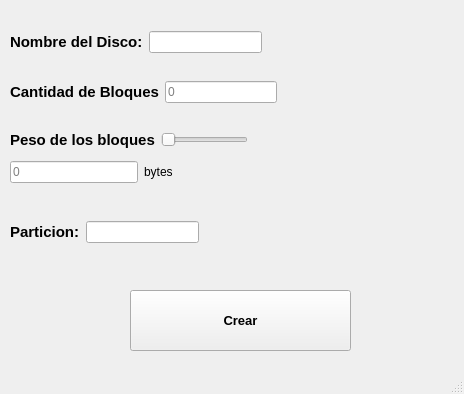
<?xml version="1.0" encoding="UTF-8"?>
<ui version="4.0">
 <class>CrearDisco</class>
 <widget class="QMainWindow" name="CrearDisco">
  <property name="geometry">
   <rect>
    <x>0</x>
    <y>0</y>
    <width>464</width>
    <height>394</height>
   </rect>
  </property>
  <property name="windowTitle">
   <string>Crear Disco Virtual</string>
  </property>
  <widget class="QWidget" name="centralwidget">
   <widget class="QPushButton" name="btnCrearDisco">
    <property name="geometry">
     <rect>
      <x>130</x>
      <y>290</y>
      <width>221</width>
      <height>61</height>
     </rect>
    </property>
    <property name="font">
     <font>
      <pointsize>10</pointsize>
      <weight>75</weight>
      <bold>true</bold>
     </font>
    </property>
    <property name="text">
     <string>Crear</string>
    </property>
   </widget>
   <widget class="QWidget" name="layoutWidget">
    <property name="geometry">
     <rect>
      <x>10</x>
      <y>160</y>
      <width>163</width>
      <height>24</height>
     </rect>
    </property>
    <layout class="QGridLayout" name="gridLayout">
     <item row="0" column="0">
      <widget class="QLineEdit" name="lineEdit_pesoBloque">
       <property name="placeholderText">
        <string>0</string>
       </property>
      </widget>
     </item>
     <item row="0" column="1">
      <widget class="QLabel" name="label_4">
       <property name="text">
        <string>bytes</string>
       </property>
      </widget>
     </item>
    </layout>
   </widget>
   <widget class="QWidget" name="layoutWidget">
    <property name="geometry">
     <rect>
      <x>10</x>
      <y>30</y>
      <width>252</width>
      <height>24</height>
     </rect>
    </property>
    <layout class="QGridLayout" name="gridLayout_2">
     <item row="0" column="0">
      <widget class="QLabel" name="label">
       <property name="font">
        <font>
         <pointsize>11</pointsize>
         <weight>75</weight>
         <bold>true</bold>
        </font>
       </property>
       <property name="text">
        <string>Nombre del Disco:</string>
       </property>
      </widget>
     </item>
     <item row="0" column="1">
      <widget class="QLineEdit" name="lineEditNombreDisco"/>
     </item>
    </layout>
   </widget>
   <widget class="QWidget" name="layoutWidget">
    <property name="geometry">
     <rect>
      <x>10</x>
      <y>80</y>
      <width>267</width>
      <height>24</height>
     </rect>
    </property>
    <layout class="QGridLayout" name="gridLayout_3">
     <item row="0" column="0">
      <widget class="QLabel" name="label_2">
       <property name="font">
        <font>
         <pointsize>11</pointsize>
         <weight>75</weight>
         <bold>true</bold>
        </font>
       </property>
       <property name="text">
        <string>Cantidad de Bloques</string>
       </property>
      </widget>
     </item>
     <item row="0" column="1">
      <widget class="QLineEdit" name="lineEditCantBloques">
       <property name="placeholderText">
        <string>0</string>
       </property>
      </widget>
     </item>
    </layout>
   </widget>
   <widget class="QWidget" name="layoutWidget">
    <property name="geometry">
     <rect>
      <x>10</x>
      <y>130</y>
      <width>238</width>
      <height>20</height>
     </rect>
    </property>
    <layout class="QGridLayout" name="gridLayout_4">
     <item row="0" column="0">
      <widget class="QLabel" name="label_3">
       <property name="font">
        <font>
         <pointsize>11</pointsize>
         <weight>75</weight>
         <bold>true</bold>
        </font>
       </property>
       <property name="text">
        <string>Peso de los bloques</string>
       </property>
      </widget>
     </item>
     <item row="0" column="1">
      <widget class="QSlider" name="slider_peso">
       <property name="maximum">
        <number>20</number>
       </property>
       <property name="orientation">
        <enum>Qt::Horizontal</enum>
       </property>
      </widget>
     </item>
    </layout>
   </widget>
   <widget class="QWidget" name="layoutWidget">
    <property name="geometry">
     <rect>
      <x>10</x>
      <y>220</y>
      <width>189</width>
      <height>24</height>
     </rect>
    </property>
    <layout class="QGridLayout" name="gridLayout_5">
     <item row="0" column="0">
      <widget class="QLabel" name="label_5">
       <property name="font">
        <font>
         <pointsize>11</pointsize>
         <weight>75</weight>
         <bold>true</bold>
        </font>
       </property>
       <property name="text">
        <string>Particion:</string>
       </property>
      </widget>
     </item>
     <item row="0" column="1">
      <widget class="QLineEdit" name="lineEditParticion"/>
     </item>
    </layout>
   </widget>
  </widget>
  <widget class="QMenuBar" name="menubar">
   <property name="geometry">
    <rect>
     <x>0</x>
     <y>0</y>
     <width>464</width>
     <height>20</height>
    </rect>
   </property>
  </widget>
  <widget class="QStatusBar" name="statusbar"/>
 </widget>
 <resources/>
 <connections/>
</ui>
